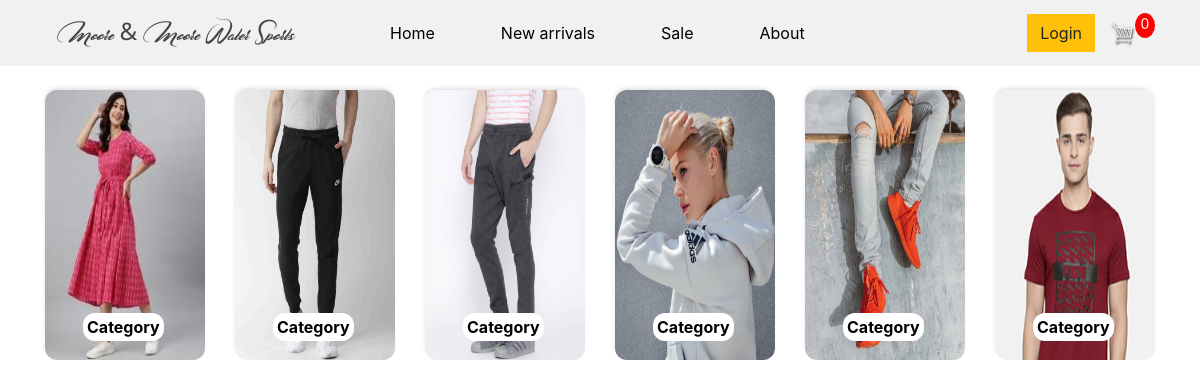
The page / on the database its author committed.
### my_app/models.py (models this page shows, shortened)
class Category(models.Model):
    name = models.CharField(max_length=200, null=True)
    image = models.ImageField(null=True, blank=True)

### my_app/views.py (the view)
# urls.py: path('', views.store, name="store"),
def store(request):
     categorys = Category.objects.all()
     context = {'categorys': categorys}
     return render(request, 'store/store.html', context)

### my_app/templates/store/Store.html
{% extends 'store/main.html' %}
{% load static %}
{% block content %}
<div class="row">
    {% for categorys in categorys %}
    <div class="col-lg-2" style="position: relative;">
        <img class="thumbnail" style="height: 270px;border-radius: 12px;" src="{{categorys.image.url}}">
        <div style="margin: -50px 0 0 33px;padding: 5px;border-radius: 12px;border: none;">
            <a href="{% url 'categorys' %}" style="border: none;border-radius: 12px;outline: none;color: black; background: #fff; padding: 4px;text-decoration: none;"
               ><strong>{{categorys.name}}</strong></a>
        </div>
    </div>
    {% endfor %}
</div>
{% endblock content %}

### my_app/templates/store/Main.html (shortened to what this page needs)
{% load static %}
<!DOCTYPE html>
<html lang="en">
<head>
    <link rel="stylesheet" href="https://stackpath.bootstrapcdn.com/bootstrap/4.4.1/css/bootstrap.min.css"
>
    <link rel="stylesheet" type="text/css" href="{% static 'css/main.css' %}">
</head>
<body>
    <nav class="navbar navbar-expand-lg navbar-dark" style="background-color: #f1f1f1;">
        <div class="container">
            <a class="navbar-brand" href="{% url 'store' %}"><img src="{% static 'images/logo.png' %}" alt=""></a>
            <div class="collapse navbar-collapse" id="navbarSupportedContent">
                <ul class="navbar-nav mr-auto">
                    <li class="nav-item active">
                        <a class="nav-link" href="#" style="color: #000; margin-left: 50px">Home <span class="sr-only">(current)</span></a>
                    </li>
                    <li class="nav-item active">
                        <a class="nav-link" href="#" style="color: #000; margin-left: 50px">New arrivals <span class="sr-only">(current)</span></a>
                    </li>
                    <li class="nav-item active">
                        <a class="nav-link" href="#" style="color: #000; margin-left: 50px">Sale <span class="sr-only">(current)</span></a>
                    </li>
                    <li class="nav-item active">
                        <a class="nav-link" href="#" style="color: #000; margin-left: 50px">About <span class="sr-only">(current)</span></a>
                    </li>
                </ul>
                <div class="form-inline my-2 my-lg-0">
                    <a href="#" class="btn btn-warning">Login</a>
                    <a href="{% url 'cart' %}">
                        <img id="cart-icon" src="{% static 'images/cart.png' %}">
                    </a>
                    <p id="cart-total">0</p>
                </div>
            </div>
        </div>
    </nav>
    <div class="container">
        <br>
        {% block content %}
        {% endblock content %}
    </div>
</body>
</html>

### my_app/static/css/main.css (style rules this page uses)
body { background-color: #fff; }
.thumbnail { width: 100%; height: 240px; -webkit-box-shadow: -1px -3px 5px -2px rgba(214,214,214,1); -moz-box-shadow: -1px -3px 5px -2px rgba(214,214,214,1); box-shadow: -1px -3px 5px -2px rgba(214,214,214,1); }
#cart-icon { width:25px; display: inline-block; margin-left: 15px; }
#cart-total { display: block; text-align: center; color:#fff; background-color: red; width: 20px; height: 25px; border-radius: 50%; font-size: 14px; }
.btn { border-radius: 0; }

### rows shown on the page
Category: image (picture), name "Category"
Category: image (picture), name "Category"
Category: image (picture), name "Category"
Category: image (picture), name "Category"
Category: image (picture), name "Category"
Category: image (picture), name "Category"
